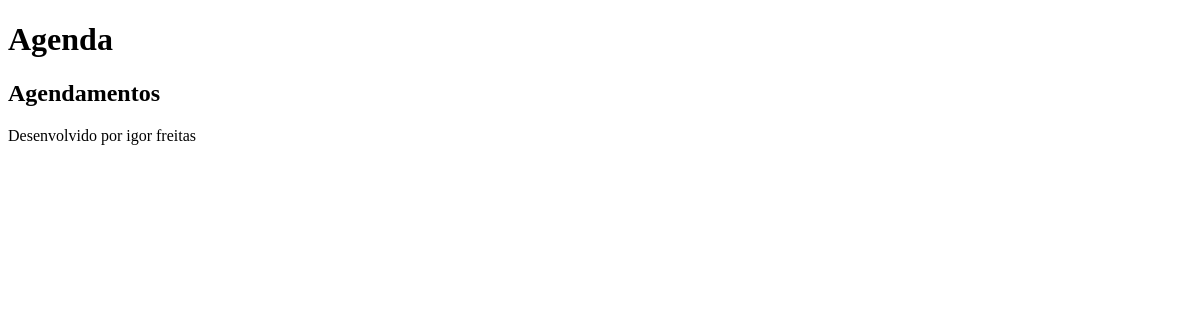
Before: /agenda/ with the older database file.
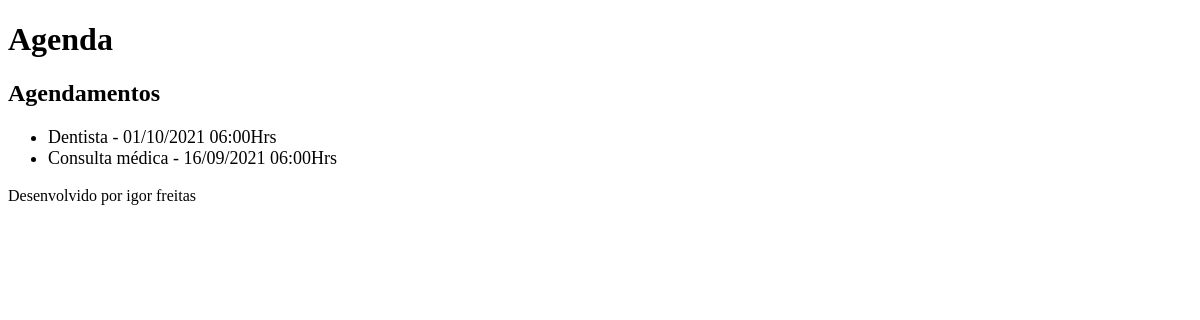
After: the same page with the newer database file.
### core/models.py (models this page shows, shortened)
class Evento(models.Model):
    titulo = models.CharField(max_length=100)
    descricao = models.TextField(blank=True, null=True)
    data_evento = models.DateTimeField(verbose_name='Data do Evento')
    data_criacao = models.DateTimeField(auto_now=True)
    usuario = models.ForeignKey(User, on_delete=models.CASCADE)
    local = models.CharField(max_length=100)
    class Meta:
        db_table = 'evento'
    def get_data_evento(self):
        return self.data_evento.strftime('%d/%m/%Y %H:%MHrs' )

### core/views.py (the view)
# urls.py: path('agenda/', views.Lista_eventos ),
def Lista_eventos(request):
    evento = Evento.objects.all()
    dados = {'eventos':evento}
    return render(request, 'agenda.html', dados)

### templates/agenda.html
{% extends "model-page.html" %}
{% block content %}
    <h2>Agendamentos</h2>
    <ul style="font-size: 18px">
        {% for evento in eventos %}
            <li>{{ evento.titulo }} - {{ evento.get_data_evento }}</li>
        {% endfor %}
    </ul>
{% endblock %}

Changed rows visible on the page:
added Evento: titulo "Dentista", get_data_evento "01/10/2021 06:00Hrs"
added Evento: titulo "Consulta médica", get_data_evento "16/09/2021 06:00Hrs"
